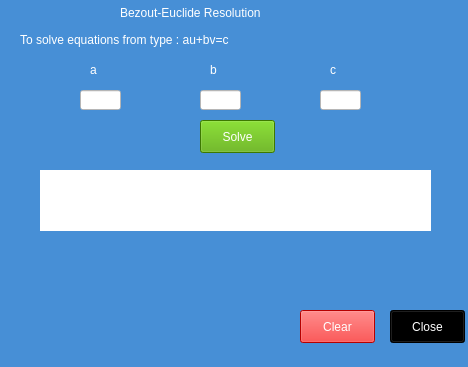
<?xml version="1.0" encoding="UTF-8"?>
<ui version="4.0">
 <class>MainWindow</class>
 <widget class="QMainWindow" name="MainWindow">
  <property name="geometry">
   <rect>
    <x>0</x>
    <y>0</y>
    <width>468</width>
    <height>367</height>
   </rect>
  </property>
  <property name="windowTitle">
   <string>MainWindow</string>
  </property>
  <property name="styleSheet">
   <string notr="true">background-color: rgb(71, 143, 214);</string>
  </property>
  <widget class="QWidget" name="centralwidget">
   <widget class="QPushButton" name="play">
    <property name="geometry">
     <rect>
      <x>200</x>
      <y>120</y>
      <width>75</width>
      <height>33</height>
     </rect>
    </property>
    <property name="styleSheet">
     <string notr="true">color: rgb(255, 255, 255);
font: 75 16pt &quot;MS Shell Dlg 2&quot;;
background-color: rgb(85, 170, 0);</string>
    </property>
    <property name="text">
     <string>Solve</string>
    </property>
   </widget>
   <widget class="QLineEdit" name="a_input">
    <property name="geometry">
     <rect>
      <x>80</x>
      <y>90</y>
      <width>41</width>
      <height>20</height>
     </rect>
    </property>
    <property name="styleSheet">
     <string notr="true">background-color: rgb(255, 255, 255);</string>
    </property>
   </widget>
   <widget class="QLineEdit" name="b_input">
    <property name="geometry">
     <rect>
      <x>200</x>
      <y>90</y>
      <width>41</width>
      <height>20</height>
     </rect>
    </property>
    <property name="styleSheet">
     <string notr="true">background-color: rgb(255, 255, 255);</string>
    </property>
   </widget>
   <widget class="QLabel" name="label">
    <property name="geometry">
     <rect>
      <x>120</x>
      <y>0</y>
      <width>241</width>
      <height>25</height>
     </rect>
    </property>
    <property name="styleSheet">
     <string notr="true">color: rgb(255, 255, 255);
font: 75 16pt &quot;MS Shell Dlg 2&quot;;</string>
    </property>
    <property name="text">
     <string>Bezout-Euclide Resolution</string>
    </property>
   </widget>
   <widget class="QLabel" name="output">
    <property name="geometry">
     <rect>
      <x>40</x>
      <y>170</y>
      <width>391</width>
      <height>31</height>
     </rect>
    </property>
    <property name="styleSheet">
     <string notr="true">background-color: rgb(255, 255, 255);</string>
    </property>
    <property name="text">
     <string>&lt;html&gt;&lt;head/&gt;&lt;body&gt;&lt;p align=&quot;justify&quot;&gt;&lt;br/&gt;&lt;/p&gt;&lt;/body&gt;&lt;/html&gt;</string>
    </property>
   </widget>
   <widget class="QPushButton" name="pushButton">
    <property name="geometry">
     <rect>
      <x>300</x>
      <y>310</y>
      <width>75</width>
      <height>33</height>
     </rect>
    </property>
    <property name="styleSheet">
     <string notr="true">color: rgb(255, 255, 255);
font: 75 16pt &quot;MS Shell Dlg 2&quot;;
background-color: rgb(255, 0, 0);</string>
    </property>
    <property name="text">
     <string>Clear</string>
    </property>
   </widget>
   <widget class="QPushButton" name="pushButton_2">
    <property name="geometry">
     <rect>
      <x>390</x>
      <y>310</y>
      <width>75</width>
      <height>33</height>
     </rect>
    </property>
    <property name="styleSheet">
     <string notr="true">color: rgb(255, 255, 255);
font: 75 16pt &quot;MS Shell Dlg 2&quot;;
background-color: rgb(0, 0, 0);</string>
    </property>
    <property name="text">
     <string>Close</string>
    </property>
   </widget>
   <widget class="QLineEdit" name="c_input">
    <property name="geometry">
     <rect>
      <x>320</x>
      <y>90</y>
      <width>41</width>
      <height>20</height>
     </rect>
    </property>
    <property name="styleSheet">
     <string notr="true">background-color: rgb(255, 255, 255);</string>
    </property>
   </widget>
   <widget class="QLabel" name="label_2">
    <property name="geometry">
     <rect>
      <x>90</x>
      <y>60</y>
      <width>19</width>
      <height>19</height>
     </rect>
    </property>
    <property name="styleSheet">
     <string notr="true">color: rgb(255, 255, 255);
font: 75 12pt &quot;MS Shell Dlg 2&quot;;</string>
    </property>
    <property name="text">
     <string>a</string>
    </property>
   </widget>
   <widget class="QLabel" name="label_3">
    <property name="geometry">
     <rect>
      <x>210</x>
      <y>60</y>
      <width>19</width>
      <height>19</height>
     </rect>
    </property>
    <property name="styleSheet">
     <string notr="true">color: rgb(255, 255, 255);
font: 75 12pt &quot;MS Shell Dlg 2&quot;;</string>
    </property>
    <property name="text">
     <string>b</string>
    </property>
   </widget>
   <widget class="QLabel" name="label_4">
    <property name="geometry">
     <rect>
      <x>330</x>
      <y>60</y>
      <width>19</width>
      <height>19</height>
     </rect>
    </property>
    <property name="styleSheet">
     <string notr="true">color: rgb(255, 255, 255);
font: 75 12pt &quot;MS Shell Dlg 2&quot;;</string>
    </property>
    <property name="text">
     <string>c</string>
    </property>
   </widget>
   <widget class="QLabel" name="label_5">
    <property name="geometry">
     <rect>
      <x>20</x>
      <y>30</y>
      <width>288</width>
      <height>19</height>
     </rect>
    </property>
    <property name="styleSheet">
     <string notr="true">color: rgb(255, 255, 255);
font: 75 12pt &quot;MS Shell Dlg 2&quot;;</string>
    </property>
    <property name="text">
     <string>To solve equations from type : au+bv=c</string>
    </property>
   </widget>
   <widget class="QLabel" name="output_2">
    <property name="geometry">
     <rect>
      <x>40</x>
      <y>200</y>
      <width>391</width>
      <height>31</height>
     </rect>
    </property>
    <property name="styleSheet">
     <string notr="true">background-color: rgb(255, 255, 255);</string>
    </property>
    <property name="text">
     <string>&lt;html&gt;&lt;head/&gt;&lt;body&gt;&lt;p align=&quot;justify&quot;&gt;&lt;br/&gt;&lt;/p&gt;&lt;/body&gt;&lt;/html&gt;</string>
    </property>
   </widget>
  </widget>
  <widget class="QMenuBar" name="menubar">
   <property name="geometry">
    <rect>
     <x>0</x>
     <y>0</y>
     <width>468</width>
     <height>21</height>
    </rect>
   </property>
  </widget>
  <widget class="QStatusBar" name="statusbar"/>
 </widget>
 <resources/>
 <connections>
  <connection>
   <sender>pushButton</sender>
   <signal>clicked()</signal>
   <receiver>output</receiver>
   <slot>clear()</slot>
   <hints>
    <hint type="sourcelabel">
     <x>128</x>
     <y>435</y>
    </hint>
    <hint type="destinationlabel">
     <x>162</x>
     <y>380</y>
    </hint>
   </hints>
  </connection>
  <connection>
   <sender>pushButton</sender>
   <signal>clicked()</signal>
   <receiver>a_input</receiver>
   <slot>clear()</slot>
   <hints>
    <hint type="sourcelabel">
     <x>140</x>
     <y>432</y>
    </hint>
    <hint type="destinationlabel">
     <x>250</x>
     <y>67</y>
    </hint>
   </hints>
  </connection>
  <connection>
   <sender>pushButton</sender>
   <signal>clicked()</signal>
   <receiver>b_input</receiver>
   <slot>clear()</slot>
   <hints>
    <hint type="sourcelabel">
     <x>147</x>
     <y>433</y>
    </hint>
    <hint type="destinationlabel">
     <x>255</x>
     <y>106</y>
    </hint>
   </hints>
  </connection>
  <connection>
   <sender>pushButton_2</sender>
   <signal>clicked()</signal>
   <receiver>MainWindow</receiver>
   <slot>close()</slot>
   <hints>
    <hint type="sourcelabel">
     <x>372</x>
     <y>437</y>
    </hint>
    <hint type="destinationlabel">
     <x>373</x>
     <y>427</y>
    </hint>
   </hints>
  </connection>
 </connections>
</ui>
